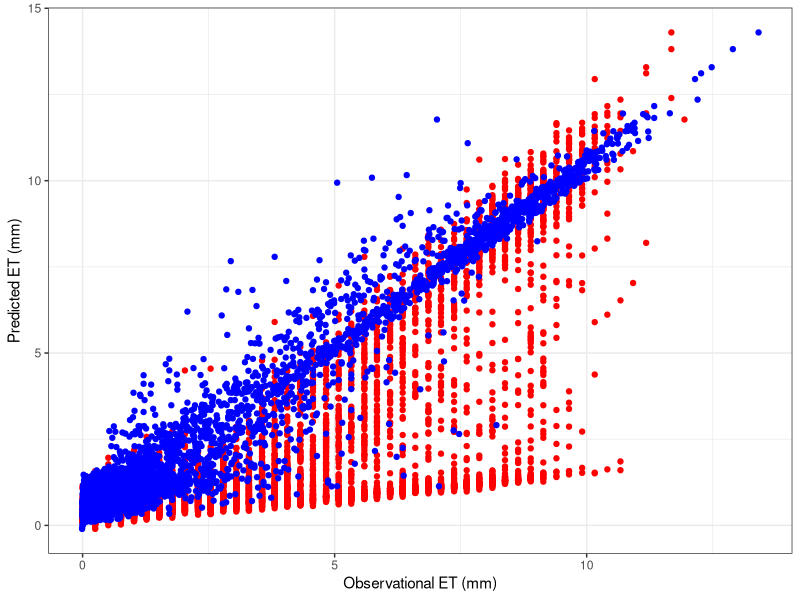

Recreate this plot in R.
# Analyze ET model output from VENSIM with Agriment and Climate Engine
# Kendra Kaiser
# 11/24/2023
# Model developed by Dylan-Hedden Nicely

library(tidyverse)
library(ggplot2)

setwd("~/github/IrrDemand")

data<- read.csv('et_data.csv')
data$date<- as.Date(data$date, format= '%m/%d/%y')

rmse<- as.data.frame(matrix(data = NA, nrow =5, ncol=1))
row.names(rmse)<- c('ETc Metric', 'ETc Agrimet', 'ETr Metric', 'ETr Agrimet', 'ETr Climate Engine')
colnames(rmse)<- c('RMSE')

rmse[1,1]<-sqrt(mean((data$etc_etId - data$etc_est)^2, na.rm = TRUE))
rmse[2,1]<-sqrt(mean((data$etc_agrimet - data$etc_est)^2, na.rm = TRUE))
rmse[3,1]<-sqrt(mean((data$etr_etId - data$etr_est)^2, na.rm = TRUE))
rmse[4,1]<-sqrt(mean((data$etr_agrimet - data$etr_est)^2, na.rm = TRUE))
rmse[5,1]<-sqrt(mean((data$etr_ce - data$etr_est)^2, na.rm = TRUE))

data_long <- data[,c(1, 5:11)] %>% pivot_longer(cols = -c('date'), names_sep = '_', names_to = c('type', 'method'), 
                                   values_to = 'et_mm')

data_etc<- data_long %>% filter(type == "etc")

ggplot() +
  geom_point(data=data, aes(x = etc_agrimet, y = etc_est, color = 'Agrimet'), color ='red')+
  geom_point(data=data, aes(x = etc_etId, y = etc_est, color='ET Idaho'), color ='blue') +
  labs(x = "Observational ET (mm)", y = "Predicted ET (mm)", color = "Method") +
  theme_bw()






